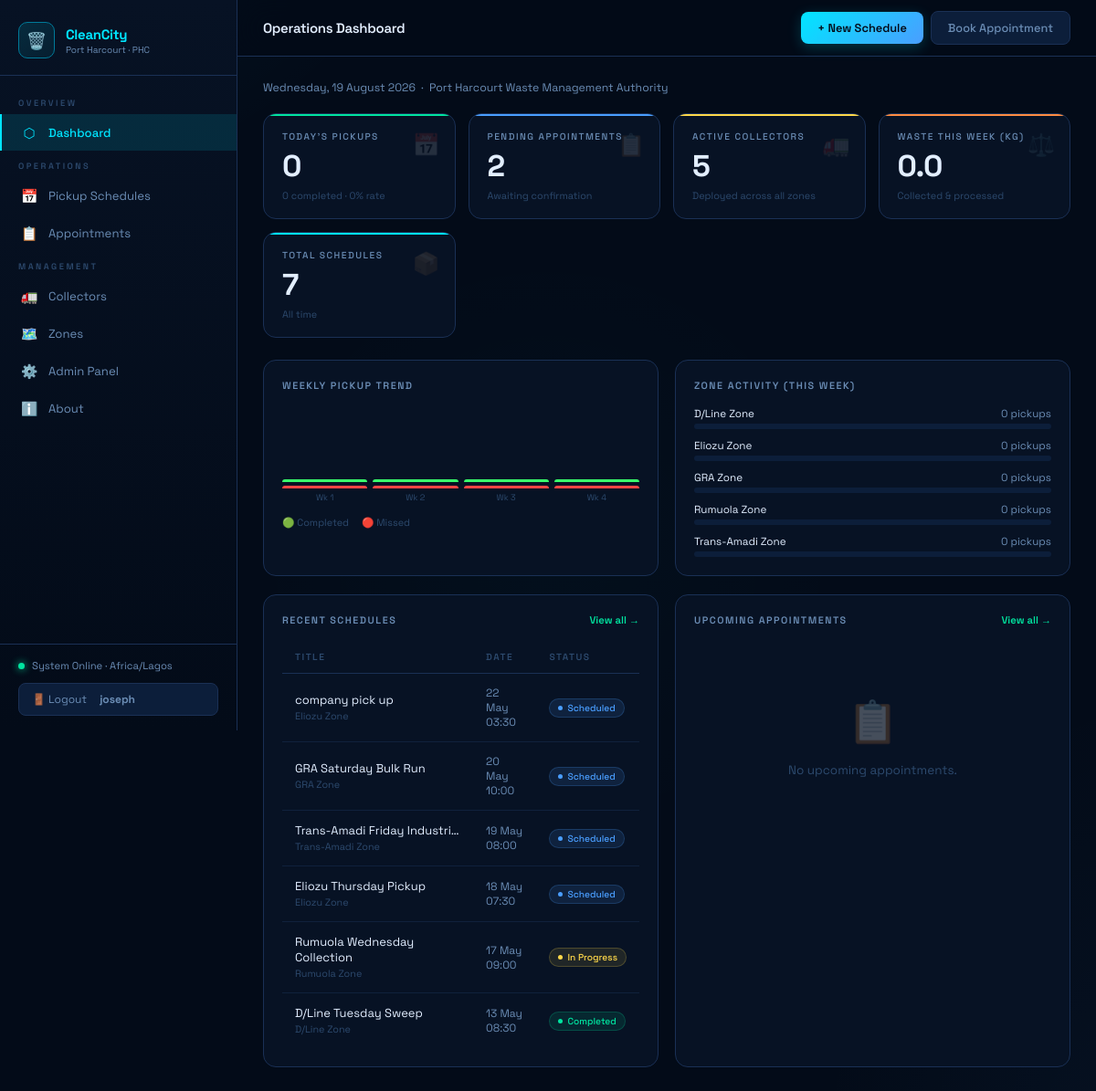
The app's page / (signed in) with its own data.
### scheduling/models.py (models this page shows, shortened)
class PickupSchedule(models.Model):
    STATUS_CHOICES = [
        ('scheduled', 'Scheduled'),
        ('in_progress', 'In Progress'),
        ('completed', 'Completed'),
        ('missed', 'Missed'),
        ('cancelled', 'Cancelled'),
    ]
    FREQUENCY_CHOICES = [
        ('once', 'One-time'),
        ('daily', 'Daily'),
        ('weekly', 'Weekly'),
        ('biweekly', 'Bi-weekly'),
    ]
    title = models.CharField(max_length=200)
    zone = models.ForeignKey(Zone, on_delete=models.CASCADE, related_name='schedules')
    collector = models.ForeignKey(WasteCollector, on_delete=models.SET_NULL, null=True, related_name='schedules')
    scheduled_date = models.DateField()
    scheduled_time = models.TimeField()
    frequency = models.CharField(max_length=20, choices=FREQUENCY_CHOICES, default='weekly')
    status = models.CharField(max_length=20, choices=STATUS_CHOICES, default='scheduled')
    notes = models.TextField(blank=True)
    estimated_kg = models.DecimalField(max_digits=8, decimal_places=2, default=0)
    actual_kg = models.DecimalField(max_digits=8, decimal_places=2, null=True, blank=True)
    created_by = models.ForeignKey(User, on_delete=models.SET_NULL, null=True, related_name='created_schedules')
    created_at = models.DateTimeField(auto_now_add=True)
    updated_at = models.DateTimeField(auto_now=True)
    class Meta:
        ordering = ['-scheduled_date', '-scheduled_time']

class Zone(models.Model):
    name = models.CharField(max_length=100)
    area = models.CharField(max_length=200)
    lga = models.CharField(max_length=100, default='Port Harcourt')
    color = models.CharField(max_length=7, default='#2ecc71')
    active = models.BooleanField(default=True)
    class Meta:
        ordering = ['name']

### scheduling/views.py (the view)
# urls.py: path('', views.dashboard, name='dashboard'),
@login_required
def dashboard(request):
    today = date.today()
    week_start = today - timedelta(days=today.weekday())
    week_end = week_start + timedelta(days=6)
    total_schedules = PickupSchedule.objects.count()
    today_schedules = PickupSchedule.objects.filter(scheduled_date=today)
    week_schedules = PickupSchedule.objects.filter(scheduled_date__range=[week_start, week_end])
    completed_today = today_schedules.filter(status='completed').count()
    pending_appointments = Appointment.objects.filter(status='pending').count()
    active_collectors = WasteCollector.objects.filter(active=True).count()
    waste_this_week = week_schedules.filter(status='completed').aggregate(
        total=Sum('actual_kg'))['total'] or 0
    recent_schedules = PickupSchedule.objects.select_related('zone', 'collector')[:6]
    upcoming_appointments = Appointment.objects.filter(
        appointment_date__gte=today,
        status__in=['pending', 'confirmed']
    ).select_related('zone')[:5]
    zones = Zone.objects.filter(active=True)
    zone_data = []
    for zone in zones:
        count = PickupSchedule.objects.filter(
            zone=zone,
            scheduled_date__range=[week_start, week_end]
        ).count()
        zone_data.append({'name': zone.name, 'count': count, 'color': zone.color})
    weekly_trend = []
    for i in range(3, -1, -1):
        ws = today - timedelta(weeks=i, days=today.weekday())
        we = ws + timedelta(days=6)
        completed = PickupSchedule.objects.filter(
            scheduled_date__range=[ws, we], status='completed').count()
        missed = PickupSchedule.objects.filter(
            scheduled_date__range=[ws, we], status='missed').count()
        weekly_trend.append({
            'week': f"Wk {4-i}",
            'completed': completed,
            'missed': missed,
        })
    context = {
        'today': today,
        'total_schedules': total_schedules,
        'today_count': today_schedules.count(),
        'completed_today': completed_today,
        'pending_appointments': pending_appointments,
        'active_collectors': active_collectors,
        'waste_this_week': round(float(waste_this_week), 1),
        'recent_schedules': recent_schedules,
        'upcoming_appointments': upcoming_appointments,
        'zone_data_json': json.dumps(zone_data),
        'weekly_trend_json': json.dumps(weekly_trend),
        'completion_rate': round((completed_today / today_schedules.count() * 100) if today_schedules.count() > 0 else 0),
    }
    return render(request, 'scheduling/dashboard.html', context)

### scheduling/templates/scheduling/dashboard.html (shortened to what this page needs)
{% extends "scheduling/base.html" %}
{% block page_title %}Operations Dashboard{% endblock %}
{% block topbar_actions %}
<a href="{% url 'schedule_create' %}" class="btn btn-primary">+ New Schedule</a>
<a href="{% url 'appointment_create' %}" class="btn btn-ghost">Book Appointment</a>
{% endblock %}
{% block content %}
<p style="color:var(--text-muted);font-size:0.82rem;margin-bottom:20px;">
  {{ today|date:"l, j F Y" }} &nbsp;·&nbsp; Port Harcourt Waste Management Authority
</p>
<div class="stats-grid">
  <div class="stat-card" style="--accent:var(--green)">
    <div class="stat-icon">📅</div>
    <div class="stat-label">Today's Pickups</div>
    <div class="stat-value">{{ today_count }}</div>
    <div class="stat-sub">{{ completed_today }} completed · {{ completion_rate }}% rate</div>
  </div>
  <div class="stat-card" style="--accent:var(--blue)">
    <div class="stat-icon">📋</div>
    <div class="stat-label">Pending Appointments</div>
    <div class="stat-value">{{ pending_appointments }}</div>
    <div class="stat-sub">Awaiting confirmation</div>
  </div>
  <div class="stat-card" style="--accent:var(--yellow)">
    <div class="stat-icon">🚛</div>
    <div class="stat-label">Active Collectors</div>
    <div class="stat-value">{{ active_collectors }}</div>
    <div class="stat-sub">Deployed across all zones</div>
  </div>
  <div class="stat-card" style="--accent:var(--orange)">
    <div class="stat-icon">⚖️</div>
    <div class="stat-label">Waste This Week (kg)</div>
    <div class="stat-value">{{ waste_this_week }}</div>
    <div class="stat-sub">Collected & processed</div>
  </div>
  <div class="stat-card" style="--accent:var(--green-dim)">
    <div class="stat-icon">📦</div>
    <div class="stat-label">Total Schedules</div>
    <div class="stat-value">{{ total_schedules }}</div>
    <div class="stat-sub">All time</div>
  </div>
</div>
<div class="grid-2" style="margin-bottom:20px">
  <div class="card">
    <div class="card-title">Weekly Pickup Trend</div>
    <div class="chart-bar" id="trend-chart"></div>
    <div style="display:flex;gap:14px;margin-top:10px;font-size:0.72rem;color:var(--text-dim)">
      <span>🟢 Completed</span><span>🔴 Missed</span>
    </div>
  </div>
  <div class="card">
    <div class="card-title">Zone Activity (This Week)</div>
    <div id="zone-bars" style="display:flex;flex-direction:column;gap:10px;margin-top:4px"></div>
  </div>
</div>
<div class="grid-2">
  <div class="card">
    <div class="card-title" style="display:flex;justify-content:space-between;align-items:center">
      Recent Schedules <a href="{% url 'schedule_list' %}" style="color:var(--green);font-size:0.75rem;text-decoration:none;text-transform:none;letter-spacing:0">View all →</a>
    </div>
    {% if recent_schedules %}
    <div class="table-wrap">
      <table>
        <thead><tr><th>Title</th><th>Date</th><th>Status</th></tr></thead>
        <tbody>
        {% for s in recent_schedules %}
        <tr>
          <td><a href="{% url 'schedule_detail' s.pk %}">{{ s.title|truncatechars:28 }}</a><br><span style="font-size:0.72rem;color:var(--text-dim)">{{ s.zone.name }}</span></td>
          <td style="font-size:0.8rem;color:var(--text-muted)">{{ s.scheduled_date|date:"d M" }}<br>{{ s.scheduled_time|time:"H:i" }}</td>
          <td><span class="badge badge-{{ s.status }}">{{ s.get_status_display }}</span></td>
        </tr>
        {% endfor %}
        </tbody>
      </table>
    </div>
    {% else %}
    <div class="empty"><div class="empty-icon">📅</div><p>No schedules yet.</p></div>
    {% endif %}
  </div>
  <div class="card">
    <div class="card-title" style="display:flex;justify-content:space-between;align-items:center">
      Upcoming Appointments <a href="{% url 'appointment_list' %}" style="color:var(--green);font-size:0.75rem;text-decoration:none;text-transform:none;letter-spacing:0">View all →</a>
    </div>
    {% if upcoming_appointments %}
    <div class="table-wrap">
      <table>
        <thead><tr><th>Resident</th><th>Type</th><th>Date</th><th>Status</th></tr></thead>
        <tbody>
        {% for a in upcoming_appointments %}
        <tr>
          <td><a href="{% url 'appointment_detail' a.pk %}">{{ a.resident_name|truncatechars:20 }}</a><br><span style="font-size:0.72rem;color:var(--text-dim)">{{ a.reference_code }}</span></td>
          <td style="font-size:0.8rem;color:var(--text-muted)">{{ a.get_appointment_type_display }}</td>
          <td style="font-size:0.8rem;color:var(--text-muted)">{{ a.appointment_date|date:"d M" }}</td>
          <td><span class="badge badge-{{ a.status }}">{{ a.get_status_display }}</span></td>
        </tr>
        {% endfor %}
        </tbody>
      </table>
    </div>
    {% else %}
    <div class="empty"><div class="empty-icon">📋</div><p>No upcoming appointments.</p></div>
    {% endif %}
  </div>
</div>
{% endblock %}

### scheduling/templates/scheduling/base.html (shortened to what this page needs)
<!DOCTYPE html>
<html lang="en">
<head>
</head>
<body>
<aside class="sidebar" id="sidebar">
  <div class="sidebar-logo">
    <div class="logo-icon">🗑️</div>
    <div class="logo-text">
      <div class="logo-name">CleanCity</div>
      <div class="logo-sub">Port Harcourt · PHC</div>
    </div>
  </div>
  <nav class="sidebar-nav">
    <div class="nav-section">Overview</div>
    <a href="{% url 'dashboard' %}" class="nav-link {% if request.resolver_match.url_name == 'dashboard' %}active{% endif %}">
      <span class="icon">⬡</span> Dashboard
    </a>
    <div class="nav-section">Operations</div>
    <a href="{% url 'schedule_list' %}" class="nav-link {% if 'schedule' in request.resolver_match.url_name %}active{% endif %}">
      <span class="icon">📅</span> Pickup Schedules
    </a>
    <a href="{% url 'appointment_list' %}" class="nav-link {% if 'appointment' in request.resolver_match.url_name %}active{% endif %}">
      <span class="icon">📋</span> Appointments
    </a>
    <div class="nav-section">Management</div>
    <a href="{% url 'collector_list' %}" class="nav-link {% if 'collector' in request.resolver_match.url_name %}active{% endif %}">
      <span class="icon">🚛</span> Collectors
    </a>
    <a href="{% url 'zone_list' %}" class="nav-link {% if 'zone' in request.resolver_match.url_name %}active{% endif %}">
      <span class="icon">🗺️</span> Zones
    </a>
    <a href="/admin/" class="nav-link">
      <span class="icon">⚙️</span> Admin Panel
    </a>
    <a href="{% url 'about' %}" class="nav-link {% if request.resolver_match.url_name == 'about' %}active{% endif %}">
      <span class="icon">ℹ️</span> About
    </a>
  </nav>
  <div class="sidebar-footer">
    <div class="status-row">
      <span class="status-dot"></span>
      System Online · Africa/Lagos
    </div>
    {% if user.is_authenticated %}
    <form method="post" action="{% url 'logout' %}">
      <button type="submit" class="logout-btn">
        🚪 Logout &nbsp;<strong>{{ user.username }}</strong>
      </button>
    </form>
    {% endif %}
  </div>
</aside>
<main class="main">
  <div class="topbar">
    <div class="topbar-left">
      <div class="topbar-title">{% block page_title %}Dashboard{% endblock %}</div>
    </div>
    <div class="topbar-actions">{% block topbar_actions %}{% endblock %}</div>
  </div>
  <div class="content">
    {% block content %}{% endblock %}
  </div>
</main>
</body>
</html>

### records on screen
PickupSchedule: title "company pick up", zone.name "Eliozu Zone", scheduled_date "22 May", scheduled_time "03:30", status "Scheduled"
PickupSchedule: title "GRA Saturday Bulk Run", zone.name "GRA Zone", scheduled_date "20 May", scheduled_time "10:00", status "Scheduled"
PickupSchedule: title "Trans-Amadi Friday Industri…", zone.name "Trans-Amadi Zone", scheduled_date "19 May", scheduled_time "08:00", status "Scheduled"
PickupSchedule: title "Eliozu Thursday Pickup", zone.name "Eliozu Zone", scheduled_date "18 May", scheduled_time "07:30", status "Scheduled"
PickupSchedule: title "Rumuola Wednesday Collection", zone.name "Rumuola Zone", scheduled_date "17 May", scheduled_time "09:00", status "In Progress"
PickupSchedule: title "D/Line Tuesday Sweep", zone.name "D/Line Zone", scheduled_date "13 May", scheduled_time "08:30", status "Completed"

### other values on screen
{{ user.username }} "joseph"
{{ today_count }} "0"
{{ completed_today }} "0"
{{ completion_rate }} "0"
{{ pending_appointments }} "2"
{{ active_collectors }} "5"
{{ waste_this_week }} "0.0"
{{ total_schedules }} "7"
